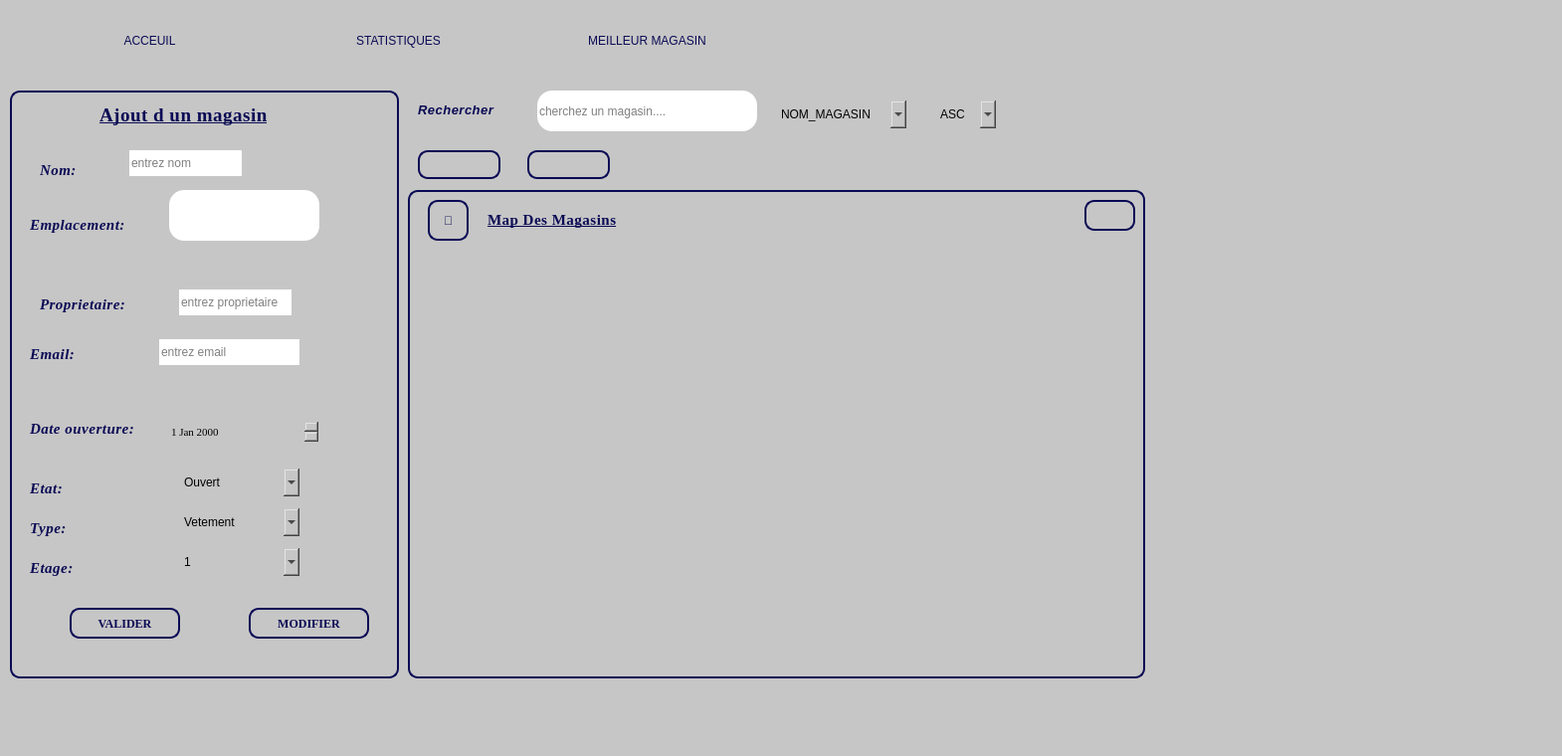
<?xml version="1.0" encoding="UTF-8"?>
<ui version="4.0">
 <class>gestion_magasin</class>
 <widget class="QMainWindow" name="gestion_magasin">
  <property name="geometry">
   <rect>
    <x>0</x>
    <y>0</y>
    <width>1570</width>
    <height>760</height>
   </rect>
  </property>
  <property name="windowTitle">
   <string>MainWindow</string>
  </property>
  <widget class="QWidget" name="centralwidget">
   <widget class="QGroupBox" name="gestion_magasin_groupeBox">
    <property name="geometry">
     <rect>
      <x>0</x>
      <y>0</y>
      <width>1920</width>
      <height>1080</height>
     </rect>
    </property>
    <property name="styleSheet">
     <string notr="true">  border-radius: 15px;        /* Coins arrondis */
    background-color: #c6c6c6; /* Conserve la couleur d'origine */
 font-family: &quot;Georgia&quot;, &quot;Times New Roman&quot;, serif;
color: #0a0a55;  </string>
    </property>
    <property name="title">
     <string/>
    </property>
    <widget class="QLabel" name="label_24">
     <property name="geometry">
      <rect>
       <x>270</x>
       <y>11</y>
       <width>101</width>
       <height>91</height>
      </rect>
     </property>
     <property name="text">
      <string/>
     </property>
     <property name="pixmap">
      <pixmap>:/Downloads/WhatsApp_Image_2025-05-01_at_11.43.20__1_-removebg-preview.png</pixmap>
     </property>
     <property name="scaledContents">
      <bool>true</bool>
     </property>
    </widget>
    <widget class="QPushButton" name="bt_acceuil">
     <property name="geometry">
      <rect>
       <x>80</x>
       <y>20</y>
       <width>141</width>
       <height>41</height>
      </rect>
     </property>
     <property name="styleSheet">
      <string notr="true">QPushButton {
    border-radius: 15px;        /* Coins arrondis */
    background-color: #c6c6c6; /* Conserve la couleur d'origine */
 font-family: &quot;Georgia&quot;, &quot;Times New Roman&quot;, serif;
color: #0a0a55;    
}</string>
     </property>
     <property name="text">
      <string>ACCEUIL</string>
     </property>
    </widget>
    <widget class="QPushButton" name="Meilleur">
     <property name="geometry">
      <rect>
       <x>560</x>
       <y>20</y>
       <width>181</width>
       <height>41</height>
      </rect>
     </property>
     <property name="styleSheet">
      <string notr="true">QPushButton {
    border-radius: 15px;        /* Coins arrondis */
    background-color: #c6c6c6; /* Conserve la couleur d'origine */
 font-family: &quot;Georgia&quot;, &quot;Times New Roman&quot;, serif;
color: #0a0a55;    
}</string>
     </property>
     <property name="text">
      <string>MEILLEUR MAGASIN</string>
     </property>
    </widget>
    <widget class="QLabel" name="label_23">
     <property name="geometry">
      <rect>
       <x>20</x>
       <y>31</y>
       <width>63</width>
       <height>51</height>
      </rect>
     </property>
     <property name="text">
      <string/>
     </property>
     <property name="pixmap">
      <pixmap>:/Downloads/WhatsApp_Image_2025-05-01_at_11.43.20-removebg-preview.png</pixmap>
     </property>
     <property name="scaledContents">
      <bool>true</bool>
     </property>
    </widget>
    <widget class="QPushButton" name="bt_go_tostat">
     <property name="geometry">
      <rect>
       <x>330</x>
       <y>20</y>
       <width>141</width>
       <height>41</height>
      </rect>
     </property>
     <property name="styleSheet">
      <string notr="true">QPushButton {
    border-radius: 15px;        /* Coins arrondis */
    background-color: #c6c6c6; /* Conserve la couleur d'origine */
 font-family: &quot;Georgia&quot;, &quot;Times New Roman&quot;, serif;
color: #0a0a55;    
}</string>
     </property>
     <property name="text">
      <string>STATISTIQUES</string>
     </property>
    </widget>
    <widget class="QLineEdit" name="lineEdit_3">
     <property name="geometry">
      <rect>
       <x>640</x>
       <y>151</y>
       <width>201</width>
       <height>31</height>
      </rect>
     </property>
     <property name="styleSheet">
      <string notr="true">color:black;</string>
     </property>
    </widget>
    <widget class="QLabel" name="label_13">
     <property name="geometry">
      <rect>
       <x>0</x>
       <y>-70</y>
       <width>1641</width>
       <height>141</height>
      </rect>
     </property>
     <property name="text">
      <string/>
     </property>
     <property name="pixmap">
      <pixmap resource="img.qrc">:/image/WhatsApp Image 2025-05-01 at 11.42.27.jpeg</pixmap>
     </property>
     <property name="scaledContents">
      <bool>true</bool>
     </property>
    </widget>
    <widget class="QGroupBox" name="page_magasin">
     <property name="geometry">
      <rect>
       <x>10</x>
       <y>91</y>
       <width>1631</width>
       <height>951</height>
      </rect>
     </property>
     <property name="styleSheet">
      <string notr="true">  border-radius: 15px;        /* Coins arrondis */
    background-color: #c6c6c6; /* Conserve la couleur d'origine */
 font-family: &quot;Georgia&quot;, &quot;Times New Roman&quot;, serif;
color: #0a0a55;  </string>
     </property>
     <property name="title">
      <string/>
     </property>
     <widget class="QGroupBox" name="groupBox_2">
      <property name="geometry">
       <rect>
        <x>0</x>
        <y>0</y>
        <width>391</width>
        <height>611</height>
       </rect>
      </property>
      <property name="styleSheet">
       <string notr="true">QGroupBox {
	
    border: 2px solid  #0a0a55; /* Couleur turquoise pour la bordure */
    border-radius: 10px;  /* Coins arrondis */
    padding: 10px;  /* Espacement interne */
    margin-bottom: 20px;  /* Espacement en bas */
}</string>
      </property>
      <property name="title">
       <string/>
      </property>
      <widget class="QLabel" name="label_3">
       <property name="geometry">
        <rect>
         <x>90</x>
         <y>10</y>
         <width>251</width>
         <height>31</height>
        </rect>
       </property>
       <property name="sizePolicy">
        <sizepolicy hsizetype="Preferred" vsizetype="Preferred">
         <horstretch>5</horstretch>
         <verstretch>0</verstretch>
        </sizepolicy>
       </property>
       <property name="maximumSize">
        <size>
         <width>16777215</width>
         <height>16777215</height>
        </size>
       </property>
       <property name="font">
        <font>
         <family>Georgia</family>
         <pointsize>-1</pointsize>
         <italic>true</italic>
         <bold>false</bold>
         <underline>true</underline>
        </font>
       </property>
       <property name="styleSheet">
        <string notr="true">QLabel {
    font-family: &quot;Georgia&quot;, &quot;Times New Roman&quot;, serif;
    font-size: 16px;
    font-weight: normal;
    font-style: italic;
    color: #2c3e50;
    letter-spacing: 0.5px;
}</string>
       </property>
       <property name="text">
        <string>&lt;html&gt;&lt;head/&gt;&lt;body&gt;&lt;p&gt;&lt;span style=&quot; font-size:14pt; font-weight:700; font-style:normal; color:#0a0a55;&quot;&gt;Ajout d un magasin&lt;/span&gt;&lt;/p&gt;&lt;/body&gt;&lt;/html&gt;</string>
       </property>
      </widget>
      <widget class="QPushButton" name="pushButton">
       <property name="geometry">
        <rect>
         <x>60</x>
         <y>520</y>
         <width>111</width>
         <height>31</height>
        </rect>
       </property>
       <property name="font">
        <font>
         <family>Georgia</family>
         <bold>true</bold>
        </font>
       </property>
       <property name="styleSheet">
        <string notr="true">QPushButton {
    border: 2px solid #0a0a55;   /* Grey border */
    border-radius: 10px;         /* Round the corners */
    padding: 0 8px;              /* Padding inside the button */
    background: #c6c6c6;         /* Grey background */
    color: #0a0a55;                /* White text color */
 font-family: &quot;Georgia&quot;, &quot;Times New Roman&quot;, serif;
}

QPushButton:hover {
    background-color: white;   /* Darker grey on hover */
}</string>
       </property>
       <property name="text">
        <string>VALIDER</string>
       </property>
      </widget>
      <widget class="QLabel" name="label_7">
       <property name="geometry">
        <rect>
         <x>20</x>
         <y>390</y>
         <width>81</width>
         <height>21</height>
        </rect>
       </property>
       <property name="font">
        <font>
         <family>Georgia</family>
         <pointsize>-1</pointsize>
         <italic>true</italic>
         <bold>false</bold>
        </font>
       </property>
       <property name="styleSheet">
        <string notr="true">QLabel {
    font-family: &quot;Georgia&quot;, &quot;Times New Roman&quot;, serif;
    font-size: 16px;
    font-weight: normal;
    font-style: italic;
    color: #2c3e50;
    letter-spacing: 0.5px;
}</string>
       </property>
       <property name="text">
        <string>&lt;html&gt;&lt;head/&gt;&lt;body&gt;&lt;p&gt;&lt;span style=&quot; font-size:11pt; font-weight:700; color:#0a0a55;&quot;&gt;Etat:&lt;/span&gt;&lt;/p&gt;&lt;/body&gt;&lt;/html&gt;</string>
       </property>
      </widget>
      <widget class="QLabel" name="label_8">
       <property name="geometry">
        <rect>
         <x>20</x>
         <y>330</y>
         <width>171</width>
         <height>21</height>
        </rect>
       </property>
       <property name="font">
        <font>
         <family>Georgia</family>
         <pointsize>-1</pointsize>
         <italic>true</italic>
         <bold>false</bold>
        </font>
       </property>
       <property name="styleSheet">
        <string notr="true">QLabel {
    font-family: &quot;Georgia&quot;, &quot;Times New Roman&quot;, serif;
    font-size: 16px;
    font-weight: normal;
    font-style: italic;
    color: #2c3e50;
    letter-spacing: 0.5px;
}</string>
       </property>
       <property name="text">
        <string>&lt;html&gt;&lt;head/&gt;&lt;body&gt;&lt;p&gt;&lt;span style=&quot; font-size:11pt; font-weight:700; color:#0a0a55;&quot;&gt;Date ouverture:&lt;/span&gt;&lt;/p&gt;&lt;/body&gt;&lt;/html&gt;</string>
       </property>
      </widget>
      <widget class="QDateEdit" name="dateEdit_4">
       <property name="geometry">
        <rect>
         <x>160</x>
         <y>330</y>
         <width>151</width>
         <height>26</height>
        </rect>
       </property>
       <property name="font">
        <font>
         <family>Georgia</family>
         <pointsize>8</pointsize>
        </font>
       </property>
       <property name="styleSheet">
        <string notr="true">color:black;</string>
       </property>
      </widget>
      <widget class="QLabel" name="label_4">
       <property name="geometry">
        <rect>
         <x>30</x>
         <y>200</y>
         <width>131</width>
         <height>31</height>
        </rect>
       </property>
       <property name="font">
        <font>
         <family>Georgia</family>
         <pointsize>-1</pointsize>
         <italic>true</italic>
         <bold>false</bold>
        </font>
       </property>
       <property name="styleSheet">
        <string notr="true">QLabel {
    font-family: &quot;Georgia&quot;, &quot;Times New Roman&quot;, serif;
    font-size: 16px;
    font-weight: normal;
    font-style: italic;
    color: #2c3e50;
    letter-spacing: 0.5px;
}</string>
       </property>
       <property name="text">
        <string>&lt;html&gt;&lt;head/&gt;&lt;body&gt;&lt;p&gt;&lt;span style=&quot; font-size:11pt; font-weight:700; color:#0a0a55;&quot;&gt;Proprietaire:&lt;/span&gt;&lt;/p&gt;&lt;/body&gt;&lt;/html&gt;</string>
       </property>
      </widget>
      <widget class="QLineEdit" name="lineEdit_6">
       <property name="geometry">
        <rect>
         <x>170</x>
         <y>200</y>
         <width>113</width>
         <height>26</height>
        </rect>
       </property>
       <property name="styleSheet">
        <string notr="true">background-color:white;
color:black;</string>
       </property>
       <property name="placeholderText">
        <string>entrez proprietaire</string>
       </property>
      </widget>
      <widget class="QLabel" name="label_5">
       <property name="geometry">
        <rect>
         <x>20</x>
         <y>120</y>
         <width>141</width>
         <height>31</height>
        </rect>
       </property>
       <property name="font">
        <font>
         <family>Georgia</family>
         <pointsize>-1</pointsize>
         <italic>true</italic>
         <bold>false</bold>
        </font>
       </property>
       <property name="styleSheet">
        <string notr="true">QLabel {
    font-family: &quot;Georgia&quot;, &quot;Times New Roman&quot;, serif;
    font-size: 16px;
    font-weight: normal;
    font-style: italic;
    color: #2c3e50;
    letter-spacing: 0.5px;
}</string>
       </property>
       <property name="text">
        <string>&lt;html&gt;&lt;head/&gt;&lt;body&gt;&lt;p&gt;&lt;span style=&quot; font-size:11pt; font-weight:700; color:#0a0a55;&quot;&gt;Emplacement:&lt;/span&gt;&lt;/p&gt;&lt;/body&gt;&lt;/html&gt;</string>
       </property>
      </widget>
      <widget class="QTextEdit" name="textEdit_2">
       <property name="geometry">
        <rect>
         <x>160</x>
         <y>100</y>
         <width>151</width>
         <height>51</height>
        </rect>
       </property>
       <property name="styleSheet">
        <string notr="true">background-color:white;
color:black;</string>
       </property>
       <property name="html">
        <string>&lt;!DOCTYPE HTML PUBLIC &quot;-//W3C//DTD HTML 4.0//EN&quot; &quot;http://www.w3.org/TR/REC-html40/strict.dtd&quot;&gt;
&lt;html&gt;&lt;head&gt;&lt;meta name=&quot;qrichtext&quot; content=&quot;1&quot; /&gt;&lt;meta charset=&quot;utf-8&quot; /&gt;&lt;style type=&quot;text/css&quot;&gt;
p, li { white-space: pre-wrap; }
hr { height: 1px; border-width: 0; }
li.unchecked::marker { content: &quot;\2610&quot;; }
li.checked::marker { content: &quot;\2612&quot;; }
&lt;/style&gt;&lt;/head&gt;&lt;body style=&quot; font-family:'Georgia','Times New Roman','serif'; font-size:9pt; font-weight:400; font-style:normal;&quot;&gt;
&lt;p style=&quot;-qt-paragraph-type:empty; margin-top:0px; margin-bottom:0px; margin-left:0px; margin-right:0px; -qt-block-indent:0; text-indent:0px; font-family:'Segoe UI';&quot;&gt;&lt;br /&gt;&lt;/p&gt;&lt;/body&gt;&lt;/html&gt;</string>
       </property>
      </widget>
      <widget class="QLabel" name="label">
       <property name="geometry">
        <rect>
         <x>30</x>
         <y>70</y>
         <width>63</width>
         <height>20</height>
        </rect>
       </property>
       <property name="font">
        <font>
         <family>Georgia</family>
         <pointsize>-1</pointsize>
         <italic>true</italic>
         <bold>false</bold>
        </font>
       </property>
       <property name="styleSheet">
        <string notr="true">QLabel {
    font-family: &quot;Georgia&quot;, &quot;Times New Roman&quot;, serif;
    font-size: 16px;
    font-weight: normal;
    font-style: italic;
    color: #2c3e50;
    letter-spacing: 0.5px;
}</string>
       </property>
       <property name="text">
        <string>&lt;html&gt;&lt;head/&gt;&lt;body&gt;&lt;p&gt;&lt;span style=&quot; font-size:11pt; font-weight:700; color:#0a0a55;&quot;&gt;Nom:&lt;/span&gt;&lt;/p&gt;&lt;/body&gt;&lt;/html&gt;</string>
       </property>
      </widget>
      <widget class="QLineEdit" name="lineEdit_4">
       <property name="geometry">
        <rect>
         <x>120</x>
         <y>60</y>
         <width>113</width>
         <height>26</height>
        </rect>
       </property>
       <property name="styleSheet">
        <string notr="true">background-color:white;
color:black;</string>
       </property>
       <property name="placeholderText">
        <string>entrez nom</string>
       </property>
      </widget>
      <widget class="QPushButton" name="update">
       <property name="geometry">
        <rect>
         <x>240</x>
         <y>520</y>
         <width>121</width>
         <height>31</height>
        </rect>
       </property>
       <property name="font">
        <font>
         <family>Georgia</family>
         <bold>true</bold>
        </font>
       </property>
       <property name="styleSheet">
        <string notr="true">QPushButton {
    border: 2px solid #0a0a55;   /* Grey border */
    border-radius: 10px;         /* Round the corners */
    padding: 0 8px;              /* Padding inside the button */
    background: #c6c6c6;         /* Grey background */
    color: #0a0a55;                /* White text color */
 font-family: &quot;Georgia&quot;, &quot;Times New Roman&quot;, serif;
}

QPushButton:hover {
    background-color: white;   /* Darker grey on hover */
}</string>
       </property>
       <property name="text">
        <string>MODIFIER</string>
       </property>
      </widget>
      <widget class="QLabel" name="label_9">
       <property name="geometry">
        <rect>
         <x>20</x>
         <y>430</y>
         <width>81</width>
         <height>21</height>
        </rect>
       </property>
       <property name="font">
        <font>
         <family>Georgia</family>
         <pointsize>-1</pointsize>
         <italic>true</italic>
         <bold>false</bold>
        </font>
       </property>
       <property name="styleSheet">
        <string notr="true">QLabel {
    font-family: &quot;Georgia&quot;, &quot;Times New Roman&quot;, serif;
    font-size: 16px;
    font-weight: normal;
    font-style: italic;
    color: #2c3e50;
    letter-spacing: 0.5px;
}</string>
       </property>
       <property name="text">
        <string>&lt;html&gt;&lt;head/&gt;&lt;body&gt;&lt;p&gt;&lt;span style=&quot; font-size:11pt; font-weight:700; color:#0a0a55;&quot;&gt;Type:&lt;/span&gt;&lt;/p&gt;&lt;/body&gt;&lt;/html&gt;</string>
       </property>
      </widget>
      <widget class="QComboBox" name="lineEdit_7">
       <property name="geometry">
        <rect>
         <x>170</x>
         <y>380</y>
         <width>121</width>
         <height>28</height>
        </rect>
       </property>
       <property name="styleSheet">
        <string notr="true">color:black;</string>
       </property>
       <item>
        <property name="text">
         <string>Ouvert</string>
        </property>
       </item>
       <item>
        <property name="text">
         <string>Ferme</string>
        </property>
       </item>
      </widget>
      <widget class="QComboBox" name="lineEdit_8">
       <property name="geometry">
        <rect>
         <x>170</x>
         <y>420</y>
         <width>121</width>
         <height>28</height>
        </rect>
       </property>
       <property name="styleSheet">
        <string notr="true">color:black;</string>
       </property>
       <item>
        <property name="text">
         <string>Vetement</string>
        </property>
       </item>
       <item>
        <property name="text">
         <string>Chaussures</string>
        </property>
       </item>
       <item>
        <property name="text">
         <string>Electronique</string>
        </property>
       </item>
       <item>
        <property name="text">
         <string>Alimentation</string>
        </property>
       </item>
       <item>
        <property name="text">
         <string>Sante &amp; Beaute</string>
        </property>
       </item>
       <item>
        <property name="text">
         <string>Restauration</string>
        </property>
       </item>
      </widget>
      <widget class="QLabel" name="label_6">
       <property name="geometry">
        <rect>
         <x>20</x>
         <y>250</y>
         <width>111</width>
         <height>31</height>
        </rect>
       </property>
       <property name="font">
        <font>
         <family>Georgia</family>
         <pointsize>-1</pointsize>
         <italic>true</italic>
         <bold>false</bold>
        </font>
       </property>
       <property name="styleSheet">
        <string notr="true">QLabel {
    font-family: &quot;Georgia&quot;, &quot;Times New Roman&quot;, serif;
    font-size: 16px;
    font-weight: normal;
    font-style: italic;
    color: #2c3e50;
    letter-spacing: 0.5px;
}</string>
       </property>
       <property name="text">
        <string>&lt;html&gt;&lt;head/&gt;&lt;body&gt;&lt;p&gt;&lt;span style=&quot; font-size:11pt; font-weight:700; color:#0a0a55;&quot;&gt;Email:&lt;/span&gt;&lt;/p&gt;&lt;/body&gt;&lt;/html&gt;</string>
       </property>
      </widget>
      <widget class="QLineEdit" name="email_prop">
       <property name="geometry">
        <rect>
         <x>150</x>
         <y>250</y>
         <width>141</width>
         <height>26</height>
        </rect>
       </property>
       <property name="styleSheet">
        <string notr="true">background-color:white;
color:black;</string>
       </property>
       <property name="placeholderText">
        <string>entrez email</string>
       </property>
      </widget>
      <widget class="QLabel" name="label_29">
       <property name="geometry">
        <rect>
         <x>20</x>
         <y>470</y>
         <width>81</width>
         <height>21</height>
        </rect>
       </property>
       <property name="font">
        <font>
         <family>Georgia</family>
         <pointsize>-1</pointsize>
         <italic>true</italic>
         <bold>false</bold>
        </font>
       </property>
       <property name="styleSheet">
        <string notr="true">QLabel {
    font-family: &quot;Georgia&quot;, &quot;Times New Roman&quot;, serif;
    font-size: 16px;
    font-weight: normal;
    font-style: italic;
    color: #2c3e50;
    letter-spacing: 0.5px;
}</string>
       </property>
       <property name="text">
        <string>&lt;html&gt;&lt;head/&gt;&lt;body&gt;&lt;p&gt;&lt;span style=&quot; font-size:11pt; font-weight:700; color:#0a0a55;&quot;&gt;Etage:&lt;/span&gt;&lt;/p&gt;&lt;/body&gt;&lt;/html&gt;</string>
       </property>
      </widget>
      <widget class="QComboBox" name="ETAGE">
       <property name="geometry">
        <rect>
         <x>170</x>
         <y>460</y>
         <width>121</width>
         <height>28</height>
        </rect>
       </property>
       <property name="styleSheet">
        <string notr="true">color:black;</string>
       </property>
       <item>
        <property name="text">
         <string>1</string>
        </property>
       </item>
       <item>
        <property name="text">
         <string>2</string>
        </property>
       </item>
       <item>
        <property name="text">
         <string>3</string>
        </property>
       </item>
      </widget>
      <widget class="QLabel" name="label_11">
       <property name="geometry">
        <rect>
         <x>208</x>
         <y>520</y>
         <width>31</width>
         <height>31</height>
        </rect>
       </property>
       <property name="text">
        <string/>
       </property>
       <property name="pixmap">
        <pixmap resource="img.qrc">:/image_zaineb/WhatsApp_Image_2025-04-11_at_21.33.01-removebg-preview.png</pixmap>
       </property>
       <property name="scaledContents">
        <bool>true</bool>
       </property>
      </widget>
      <widget class="QLabel" name="label_2">
       <property name="geometry">
        <rect>
         <x>20</x>
         <y>520</y>
         <width>31</width>
         <height>21</height>
        </rect>
       </property>
       <property name="text">
        <string/>
       </property>
       <property name="pixmap">
        <pixmap resource="img.qrc">:/image_zaineb/WhatsApp_Image_2025-04-13_at_19.38.47-removebg-preview.png</pixmap>
       </property>
       <property name="scaledContents">
        <bool>true</bool>
       </property>
      </widget>
      <zorder>label_3</zorder>
      <zorder>pushButton</zorder>
      <zorder>label_7</zorder>
      <zorder>label_8</zorder>
      <zorder>dateEdit_4</zorder>
      <zorder>label_4</zorder>
      <zorder>lineEdit_6</zorder>
      <zorder>label_5</zorder>
      <zorder>textEdit_2</zorder>
      <zorder>label</zorder>
      <zorder>update</zorder>
      <zorder>label_9</zorder>
      <zorder>lineEdit_7</zorder>
      <zorder>lineEdit_8</zorder>
      <zorder>label_6</zorder>
      <zorder>email_prop</zorder>
      <zorder>lineEdit_4</zorder>
      <zorder>label_29</zorder>
      <zorder>ETAGE</zorder>
      <zorder>label_11</zorder>
      <zorder>label_2</zorder>
     </widget>
     <widget class="QGroupBox" name="groupBox">
      <property name="geometry">
       <rect>
        <x>400</x>
        <y>100</y>
        <width>741</width>
        <height>511</height>
       </rect>
      </property>
      <property name="styleSheet">
       <string notr="true">QGroupBox {
	
    border: 2px solid  #0a0a55; /* Couleur turquoise pour la bordure */
    border-radius: 10px;  /* Coins arrondis */
    padding: 10px;  /* Espacement interne */
    margin-bottom: 20px;  /* Espacement en bas */
}</string>
      </property>
      <property name="title">
       <string/>
      </property>
      <widget class="QLabel" name="label_10">
       <property name="geometry">
        <rect>
         <x>80</x>
         <y>20</y>
         <width>201</width>
         <height>20</height>
        </rect>
       </property>
       <property name="font">
        <font>
         <family>Georgia</family>
         <pointsize>-1</pointsize>
         <italic>true</italic>
         <bold>false</bold>
         <underline>true</underline>
        </font>
       </property>
       <property name="styleSheet">
        <string notr="true">QLabel {
    font-family: &quot;Georgia&quot;, &quot;Times New Roman&quot;, serif;
    font-size: 16px;
    font-weight: normal;
    font-style: italic;
    color: #0a0a55;
    letter-spacing: 0.5px;
}</string>
       </property>
       <property name="text">
        <string>&lt;html&gt;&lt;head/&gt;&lt;body&gt;&lt;p&gt;&lt;span style=&quot; font-size:11pt; font-weight:700; font-style:normal; color:#0a0a55;&quot;&gt;Map Des Magasins&lt;/span&gt;&lt;/p&gt;&lt;/body&gt;&lt;/html&gt;</string>
       </property>
      </widget>
      <widget class="QLineEdit" name="updatee">
       <property name="geometry">
        <rect>
         <x>750</x>
         <y>60</y>
         <width>113</width>
         <height>26</height>
        </rect>
       </property>
       <property name="styleSheet">
        <string notr="true">color:black;</string>
       </property>
      </widget>
      <widget class="QPushButton" name="pushButton_Map">
       <property name="geometry">
        <rect>
         <x>20</x>
         <y>10</y>
         <width>41</width>
         <height>41</height>
        </rect>
       </property>
       <property name="styleSheet">
        <string notr="true">QPushButton {
    border: 2px solid #0a0a55;   /* Grey border */
    border-radius: 10px;         /* Round the corners */
    padding: 0 8px;              /* Padding inside the button */
    background: #c6c6c6;         /* Grey background */
    color: #0a0a55;                /* White text color */
 font-family: &quot;Georgia&quot;, &quot;Times New Roman&quot;, serif;
}

QPushButton:hover {
    background-color: white;   /* Darker grey on hover */
}</string>
       </property>
       <property name="text">
        <string>📍</string>
       </property>
      </widget>
      <widget class="QTableView" name="tableView">
       <property name="geometry">
        <rect>
         <x>50</x>
         <y>100</y>
         <width>681</width>
         <height>331</height>
        </rect>
       </property>
       <property name="styleSheet">
        <string notr="true">color:black;</string>
       </property>
      </widget>
      <widget class="QPushButton" name="sup">
       <property name="geometry">
        <rect>
         <x>680</x>
         <y>10</y>
         <width>51</width>
         <height>31</height>
        </rect>
       </property>
       <property name="styleSheet">
        <string notr="true">QPushButton {
    border: 2px solid #0a0a55;   /* Grey border */
    border-radius: 10px;         /* Round the corners */
    padding: 0 8px;              /* Padding inside the button */
    background: #c6c6c6;         /* Grey background */
    color: #0a0a55;                /* White text color */
 font-family: &quot;Georgia&quot;, &quot;Times New Roman&quot;, serif;
}

QPushButton:hover {
    background-color: white;   /* Darker grey on hover */
}</string>
       </property>
       <property name="text">
        <string/>
       </property>
       <property name="icon">
        <iconset resource="img.qrc">
         <normaloff>:/image/bin.png</normaloff>:/image/bin.png</iconset>
       </property>
      </widget>
     </widget>
     <widget class="QComboBox" name="choix">
      <property name="geometry">
       <rect>
        <x>770</x>
        <y>10</y>
        <width>131</width>
        <height>28</height>
       </rect>
      </property>
      <property name="styleSheet">
       <string notr="true">color:black;</string>
      </property>
      <item>
       <property name="text">
        <string>NOM_MAGASIN</string>
       </property>
      </item>
      <item>
       <property name="text">
        <string>EMPLACEMENT</string>
       </property>
      </item>
      <item>
       <property name="text">
        <string>TYPE</string>
       </property>
      </item>
      <item>
       <property name="text">
        <string>PROPRIETAIRE</string>
       </property>
      </item>
      <item>
       <property name="text">
        <string>DATE_OUVERTURE</string>
       </property>
      </item>
      <item>
       <property name="text">
        <string>ETAT</string>
       </property>
      </item>
      <item>
       <property name="text">
        <string>EMAIL_PROP</string>
       </property>
      </item>
      <item>
       <property name="text">
        <string>ETAGE</string>
       </property>
      </item>
     </widget>
     <widget class="QComboBox" name="ordre">
      <property name="geometry">
       <rect>
        <x>930</x>
        <y>10</y>
        <width>61</width>
        <height>28</height>
       </rect>
      </property>
      <property name="styleSheet">
       <string notr="true">color:black;</string>
      </property>
      <item>
       <property name="text">
        <string>ASC</string>
       </property>
      </item>
      <item>
       <property name="text">
        <string>DESC</string>
       </property>
      </item>
     </widget>
     <widget class="QLabel" name="label_25">
      <property name="geometry">
       <rect>
        <x>410</x>
        <y>10</y>
        <width>131</width>
        <height>20</height>
       </rect>
      </property>
      <property name="styleSheet">
       <string notr="true">QLabel {
    font-family: &quot;Georgia&quot;, &quot;Times New Roman&quot;, serif;
    font-size: 16px;
    font-weight: normal;
    font-style: italic;
    color: #0a0a55;
    letter-spacing: 0.5px;
}</string>
      </property>
      <property name="text">
       <string>&lt;html&gt;&lt;head/&gt;&lt;body&gt;&lt;p&gt;&lt;span style=&quot; font-size:10pt; font-weight:700;&quot;&gt;Rechercher&lt;/span&gt;&lt;/p&gt;&lt;/body&gt;&lt;/html&gt;</string>
      </property>
     </widget>
     <widget class="QLineEdit" name="lineEdit_5">
      <property name="geometry">
       <rect>
        <x>530</x>
        <y>0</y>
        <width>221</width>
        <height>41</height>
       </rect>
      </property>
      <property name="styleSheet">
       <string notr="true">background-color:white;
color:black;</string>
      </property>
      <property name="placeholderText">
       <string>cherchez un magasin....</string>
      </property>
     </widget>
     <widget class="QPushButton" name="filter">
      <property name="geometry">
       <rect>
        <x>520</x>
        <y>60</y>
        <width>83</width>
        <height>29</height>
       </rect>
      </property>
      <property name="styleSheet">
       <string notr="true">QPushButton {
    border: 2px solid #0a0a55;   /* Grey border */
    border-radius: 10px;         /* Round the corners */
    padding: 0 8px;              /* Padding inside the button */
    background: #c6c6c6;         /* Grey background */
    color: #0a0a55;                /* White text color */
 font-family: &quot;Georgia&quot;, &quot;Times New Roman&quot;, serif;
}

QPushButton:hover {
    background-color: white;   /* Darker grey on hover */
}</string>
      </property>
      <property name="text">
       <string/>
      </property>
      <property name="icon">
       <iconset resource="img.qrc">
        <normaloff>:/image/filter.png</normaloff>:/image/filter.png</iconset>
      </property>
     </widget>
     <widget class="QPushButton" name="PDF">
      <property name="geometry">
       <rect>
        <x>410</x>
        <y>60</y>
        <width>83</width>
        <height>29</height>
       </rect>
      </property>
      <property name="styleSheet">
       <string notr="true">QPushButton {
    border: 2px solid #0a0a55;   /* Grey border */
    border-radius: 10px;         /* Round the corners */
    padding: 0 8px;              /* Padding inside the button */
    background: #c6c6c6;         /* Grey background */
    color: #0a0a55;                /* White text color */
 font-family: &quot;Georgia&quot;, &quot;Times New Roman&quot;, serif;
}

QPushButton:hover {
    background-color: white;   /* Darker grey on hover */
}</string>
      </property>
      <property name="text">
       <string/>
      </property>
      <property name="icon">
       <iconset resource="img.qrc">
        <normaloff>:/image/pdf.png</normaloff>:/image/pdf.png</iconset>
      </property>
     </widget>
    </widget>
    <widget class="QGroupBox" name="page_magasin_stat">
     <property name="geometry">
      <rect>
       <x>10</x>
       <y>91</y>
       <width>1691</width>
       <height>961</height>
      </rect>
     </property>
     <property name="styleSheet">
      <string notr="true">  border-radius: 15px;        /* Coins arrondis */
    background-color: #c6c6c6; /* Conserve la couleur d'origine */
 font-family: &quot;Georgia&quot;, &quot;Times New Roman&quot;, serif;
color: #0a0a55;  </string>
     </property>
     <property name="title">
      <string/>
     </property>
     <widget class="QLabel" name="label_stat_etat">
      <property name="geometry">
       <rect>
        <x>150</x>
        <y>50</y>
        <width>541</width>
        <height>471</height>
       </rect>
      </property>
      <property name="styleSheet">
       <string notr="true">  border-radius: 15px;        /* Coins arrondis */
    background-color: #c6c6c6; /* Conserve la couleur d'origine */
 font-family: &quot;Georgia&quot;, &quot;Times New Roman&quot;, serif;
color: #0a0a55;  </string>
      </property>
      <property name="text">
       <string/>
      </property>
     </widget>
     <widget class="QLabel" name="label_stat_type">
      <property name="geometry">
       <rect>
        <x>710</x>
        <y>50</y>
        <width>541</width>
        <height>471</height>
       </rect>
      </property>
      <property name="text">
       <string/>
      </property>
     </widget>
     <zorder>label_stat_type</zorder>
     <zorder>label_stat_etat</zorder>
    </widget>
    <widget class="QLabel" name="label_26">
     <property name="geometry">
      <rect>
       <x>10</x>
       <y>10</y>
       <width>61</width>
       <height>51</height>
      </rect>
     </property>
     <property name="styleSheet">
      <string notr="true">background-color:transparent;</string>
     </property>
     <property name="text">
      <string/>
     </property>
     <property name="pixmap">
      <pixmap resource="img.qrc">:/image/WhatsApp_Image_2025-05-01_at_11.43.20-removebg-preview.png</pixmap>
     </property>
     <property name="scaledContents">
      <bool>true</bool>
     </property>
    </widget>
    <widget class="QLabel" name="label_27">
     <property name="geometry">
      <rect>
       <x>240</x>
       <y>-20</y>
       <width>101</width>
       <height>101</height>
      </rect>
     </property>
     <property name="styleSheet">
      <string notr="true">background-color:transparent;</string>
     </property>
     <property name="text">
      <string/>
     </property>
     <property name="pixmap">
      <pixmap resource="img.qrc">:/image/WhatsApp_Image_2025-05-01_at_11.43.20__1_-removebg-preview.png</pixmap>
     </property>
     <property name="scaledContents">
      <bool>true</bool>
     </property>
    </widget>
    <widget class="QLabel" name="label_28">
     <property name="geometry">
      <rect>
       <x>500</x>
       <y>10</y>
       <width>41</width>
       <height>41</height>
      </rect>
     </property>
     <property name="styleSheet">
      <string notr="true">background-color:transparent;</string>
     </property>
     <property name="text">
      <string/>
     </property>
     <property name="pixmap">
      <pixmap resource="img.qrc">:/image/ranking-star (1).png</pixmap>
     </property>
     <property name="scaledContents">
      <bool>true</bool>
     </property>
    </widget>
    <zorder>label_24</zorder>
    <zorder>label_23</zorder>
    <zorder>lineEdit_3</zorder>
    <zorder>label_13</zorder>
    <zorder>Meilleur</zorder>
    <zorder>bt_go_tostat</zorder>
    <zorder>bt_acceuil</zorder>
    <zorder>page_magasin_stat</zorder>
    <zorder>page_magasin</zorder>
    <zorder>label_26</zorder>
    <zorder>label_27</zorder>
    <zorder>label_28</zorder>
   </widget>
  </widget>
 </widget>
 <resources>
  <include location="img.qrc"/>
 </resources>
 <connections/>
</ui>
